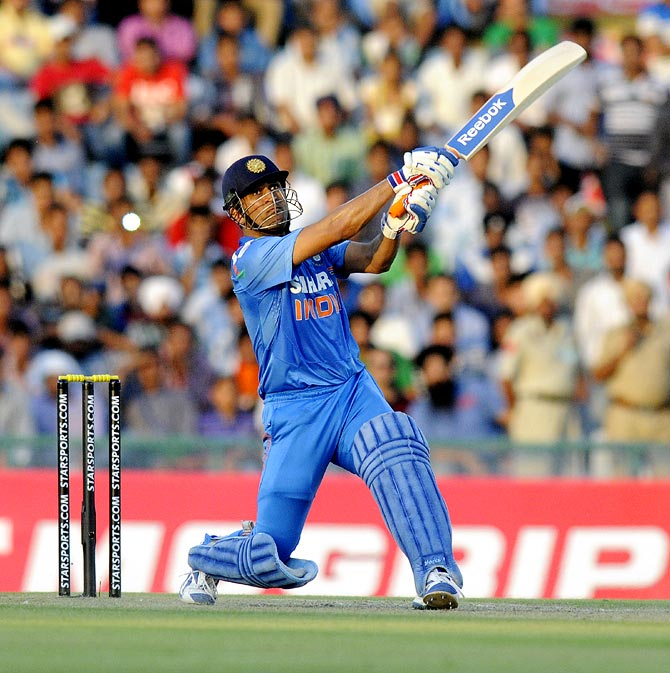
#> input picture sword.jpg, 670 x 673 px
$ python image.py
#> lines starting #> are read from the running program, lines starting #| are printed output that depends on the picture
import sys
print(sys.executable)
from PIL import Image

# Image.open() can also open other image types
img = Image.open("sword.jpg")
#> img is the input picture: PIL image 670x673 RGB; mean R, G, B 148, 132.7, 128
num=int(input("enter the width :"))
#> the answer given: 100
num1=int(input("enter the height :"))
#> the answer given: 100
resized_img = img.resize((num,num1))
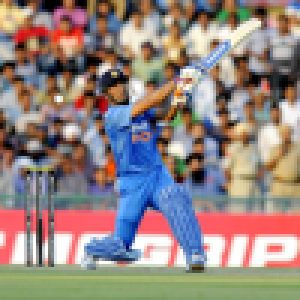
#> resized_img: PIL image 100x100 RGB (shown 3 times larger); mean R, G, B 147.9, 132.6, 128
resized_img.save("imjdcopy.jpg")
print("executed")
